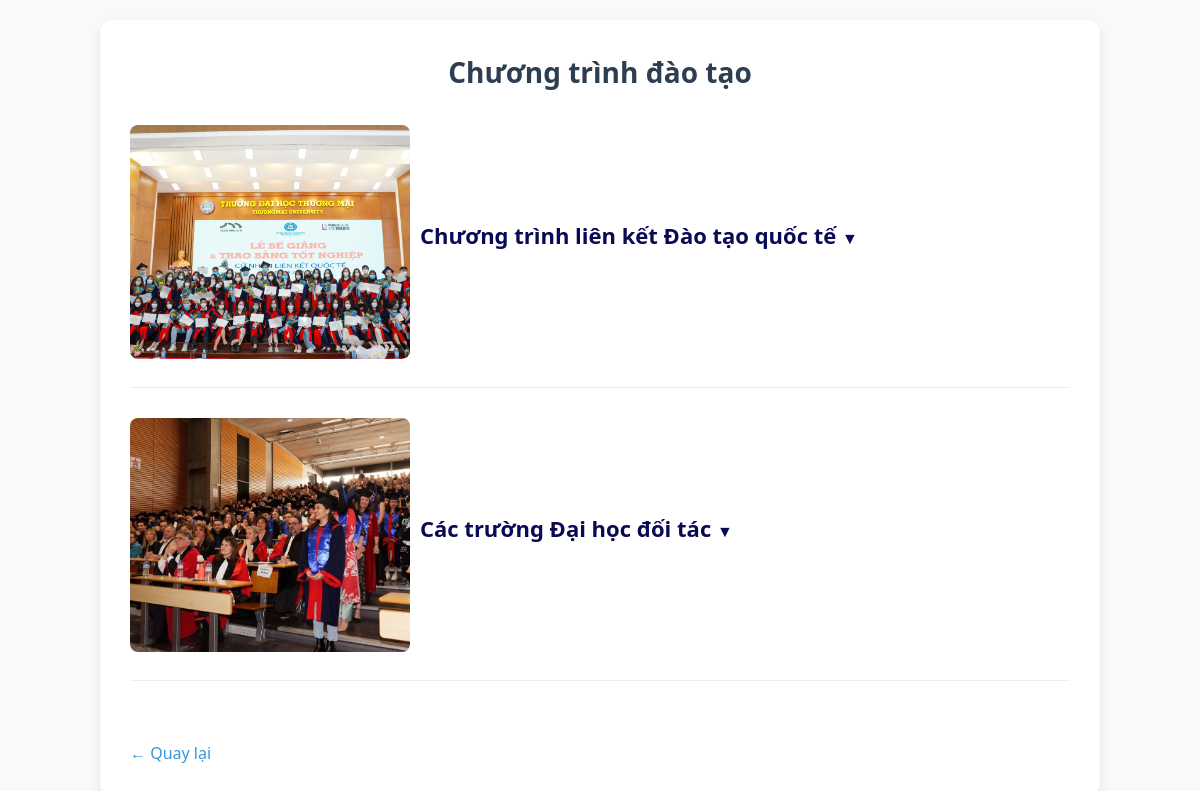
Page /daotao/details.php?type=he_quoc_te on the committed database.
### tables this page shows
CREATE TABLE `noidung_hequocte` (
  `id` int(11) NOT NULL,
  `muc` varchar(255) DEFAULT NULL,
  `tieude` text DEFAULT NULL,
  `noidung` longtext DEFAULT NULL,
  `hinhanh` varchar(255) DEFAULT NULL,
  `ngaydang` datetime DEFAULT current_timestamp()
);

### daotao/details.php (the view, shortened to what this page needs)
<?php
$conn = new mysqli("localhost", "root", "", "daotao");
$conn->set_charset("utf8");
$type = $_GET['type'] ?? '';
if ($type == 'dai_hoc_chinh_quy') {
    $result = $conn->query("SELECT * FROM noidung_dhchinhquy");
} elseif ($type == 'sau_dai_hoc') {
    $result = $conn->query("SELECT * FROM noidung_saudaihoc");
} elseif ($type == 'he_quoc_te') {
    $result = $conn->query("SELECT * FROM noidung_hequocte");
} elseif ($type == 'he_tu_xa') {
    $result = $conn->query("SELECT * FROM noidung_hetuxa");
} else {
    die("Loại chương trình không hợp lệ.");
}
?>
<!DOCTYPE html>
<html lang="vi">
<head>
  <link rel="stylesheet" href="stydetails.css">
</head>
<body>
  <div class="container">
    <h1>Chương trình đào tạo</h1>
    <div class="details-section">
    <?php while ($row = $result->fetch_assoc()): ?>
      <div class="post-item">
        <div class="post-image">
          <img src="viu/uploads/<?= $row['hinhanh']; ?>" alt="Hình ảnh">
        </div>
        <div class="post-content">
          <h2 class="toggle-title">
            <?= $row['tieude']; ?> <span style="font-size: 16px;">▼</span>
          </h2>
        </div>
      </div>
    <?php endwhile; ?>
    </div>
    <a href="user.php" class="back-link">← Quay lại</a>
  </div>
</body>
</html>

### daotao/stydetails.css (style rules this page uses)
* { box-sizing: border-box; margin: 0; padding: 0; }
body { font-family: "Segoe UI", Tahoma, Geneva, Verdana, sans-serif; background-color: #f9f9f9; color: #333; line-height: 1.6; padding: 20px; }
.container { max-width: 1000px; margin: 0 auto; background-color: #fff; padding: 30px; border-radius: 12px; box-shadow: 0 4px 12px rgba(0, 0, 0, 0.08); }
h1 { text-align: center; font-size: 28px; color: #2c3e50; margin-bottom: 30px; }
.post-item { display: flex; flex-wrap: wrap; margin-bottom: 30px; border-bottom: 1px solid #eee; padding-bottom: 20px; }
.post-image img { width: 280px; height: auto; object-fit: cover; border-radius: 8px; transition: transform 0.3s ease; }
.post-content { flex: 1; min-width: 300px; display: flex; flex-direction: column; justify-content: center; padding-left: 10px; margin: 0 0 10px; }
.post-content h2 { font-size: 22px; color: #090a53; margin-bottom: 10px; cursor: pointer; transition: color 0.3s; }
.back-link { display: inline-block; margin-top: 30px; text-decoration: none; font-size: 16px; color: #3498db; transition: color 0.3s; }

### rows in the picture
noidung_hequocte: hinhanh (picture), tieude "Chương trình liên kết Đào tạo quốc tế"
noidung_hequocte: hinhanh (picture), tieude "Các trường Đại học đối tác"
